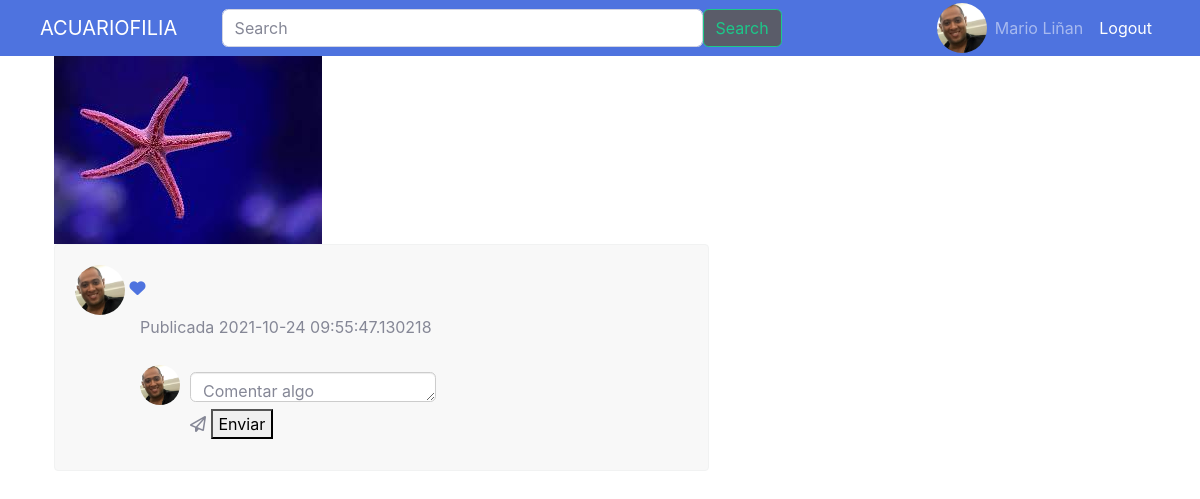
Page /postdetail?codigo=9 (signed in) on the earlier database version.
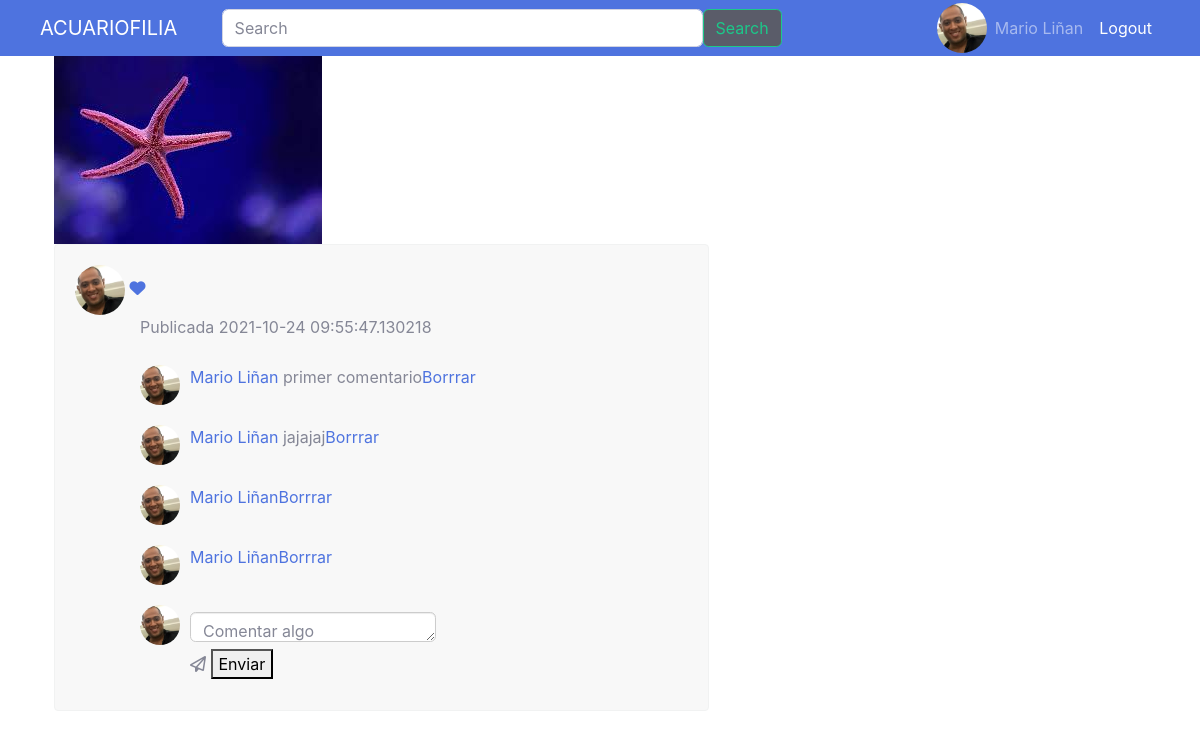
Same page on the later database version.
### tables this page shows
CREATE TABLE User (UserId INTEGER PRIMARY KEY AUTOINCREMENT UNIQUE NOT NULL, name VARCHAR (20) NOT NULL, lastName VARCHAR (20) NOT NULL, email VARCHAR (30) UNIQUE NOT NULL, password VARCHAR (200) NOT NULL, birthay DATE NOT NULL, gender CHAR (15) NOT NULL, role INTEGER (1) NOT NULL, CreationDate DATETIME NOT NULL, ProfilePicURL VARCHAR (20), country CHAR (30), phone INTEGER, about CHAR (150));

CREATE TABLE Post (PostId INTEGER PRIMARY KEY AUTOINCREMENT UNIQUE NOT NULL, PhotoURL CHAR (100) NOT NULL, Title VARCHAR (30) NOT NULL, creationDate DATE NOT NULL, UserId INTEGER REFERENCES User (UserId) NOT NULL, Postviews INTEGER (30));

CREATE TABLE Comments (CommentId INTEGER PRIMARY KEY AUTOINCREMENT NOT NULL, Content VARCHAR NOT NULL, PostId INTEGER REFERENCES Post (PostId) NOT NULL, UserId INTEGER REFERENCES User (UserId) NOT NULL, CreationDate DATETIME NOT NULL);

### main.py (the view)
@app.route('/postdetail')
def postdetail():
    idp = request.args.get('codigo')
    sql = f'SELECT * FROM Post, User WHERE User.UserId=Post.UserId AND Post.PostId = {idp}'
    db = get_db()
    cursorObj = db.cursor()
    cursorObj.execute(sql)
    postsel = cursorObj.fetchall()
    sql = f'SELECT * from Comments, User WHERE User.UserId=Comments.UserId AND Comments.PostId = {idp}'
    db = get_db()
    cursorObj = db.cursor()
    cursorObj.execute(sql)
    comPost = cursorObj.fetchall()
    return render_template("postdetail.html", postsel=postsel,comPost=comPost)

### db.py (called while the page is built)
def get_db():
    try:
        if 'db' not in g:
            print('Connection OK')
            g.db = sqlite3.connect('database.db')
        return g.db
    except Error:
        print(Error)

### templates/postdetail.html (shortened to what this page needs)
<!DOCTYPE html>
<html lang="es">
    <head>
        <link href="../static/css/post_style.css" rel="stylesheet">
        <link href="../static/css/sb-admin-2.min.css" rel="stylesheet">
    </head>
    <body>
        <nav class="navbar navbar-expand-lg navbar-dark bg-primary">
            <div class="container-fluid">
                <a class="navbar-brand" href="{{'feed'}}">ACUARIOFILIA</a>
                <form class="d-flex" form action="{{url_for('search')}}" method="post" enctype="multipart/form-data">
                    <input class="form-control me-2" type="search" name="palabra" placeholder="Search" aria-label="Search">
                    <button class="btn btn-outline-success bg-primary bg-dark" type="submit">Search</button>
                </form>
            {% if 'id' in session %}
                <div class="contenedorLogin">
                    <div class="logout">
                        <span class="navbar-text p-2 bd-highlight"> <a href="{{'logout'}}">Logout</a> </span>
                    </div>
                    <div class="fullname">
                        <span class="navbar-text p-2 bd-highlight"> {{ session['fullname'] }} </span>
                    </div>
                    <div class="av-user-icon">
                        <a href="{{url_for('perfil', codigo = session['id']) }}"><img src="../static/images/perfil/{% print(postsel[0][15]) %}" alt="user" class="fotoperfil-md-left"></a>
                    </div>
            {% else %}
                    <span class="navbar-text p-2 bd-highlight"> <a href="{{'login'}}">Login</a> </span>
                </div>
            {% endif %}
            </div>
        </nav>
        <div class="container  bootstrap snippets bootdey">
            <div class="contenedorImagen">
                <img src="../static/images/post/{% print(postsel[0][1]) %}" class="img-fluid" alt=" image">
            </div>
            <div class="post-content ">
                <div class="post-container">
                    <a href="{{url_for('perfil', codigo = session['id']) }}"><img src="../static/images/perfil/{% print(postsel[0][15]) %}" alt="user" class="fotoperfil-md-left"></a>
                    <a role="enlace" href="#" class="favoritos"><i class="fas fa-heart"></i> </a>
                    <div class="post-detail">
                        <div class="user-info">
                            <p class="text-muted">Publicada {% print(postsel[0][3]) %}</p>
                        </div>
                    {% for com in comPost %}
                        <div class="post-comment">
                            <a href="{{url_for('perfil', codigo = com[3]) }}" class="profile-link"><img src="../static/images/perfil/{% print(com[14]) %}" alt="" class="profile-photo-sm"></a>
                            <p><a href="{{url_for('perfil', codigo = com[3]) }}" class="profile-link">{% print(com[6]) %} {% print(com[7]) %}</a> {% print(com[1]) %} </p>
                            {% if session['fullname']==com[6]+" "+com[7] or session['rol']== 1 %}
                                <a button type="submit" id=btdel href="#">Borrrar<i class="trash-alt btn-sm mb-5"></i></a>
                            {% endif %}
                        </div>
                    {% endfor %}
                        <div class="post-comment">
                            <img src="../static/images/perfil/{% print(session['foto']) %}" alt="" class="profile-photo-sm">
                            <form class="flex" form action="{{url_for('addcomm', codigo = postsel[0][0])}}" method="post" enctype="multipart/form-data">
                                <textarea class="form-control form-control-user" name="comentario" id="comentario" placeholder="Comentar algo"></textarea>
                                <div class="enviar">
                                    <label for="btnEnviar" class="far fa-paper-plane">  </label>
                                    <button type="submit" class="btnEnviar" id="btnEnviar">Enviar</button>
                                </div>
                            </form>
                        </div>
                    </div>
                </div>
            </div>
        </div>
    </body>
</html>

### static/css/post_style.css (style rules this page uses)
body { margin-top:20px; }
.post-content { background: #f8f8f8; border-radius: 4px; width: 60%; border: 1px solid #f1f2f2; margin-bottom: 20px; overflow: hidden; position: relative; }
.contenedorLogin { height: 40px; width: 350px; display: flex; flex-direction: row-reverse; }
.av-user-icon { align-self: center; }
.d-flex { width: 50%; }
.post-content .post-container { padding: 20px; }
.post-content .post-container .post-detail { margin-left: 65px; position: relative; }
.post-content .post-container .post-detail .post-comment { display: inline-flex; margin: 10px auto; width: 100%; }
.post-content .post-container .post-detail .post-comment img.profile-photo-sm { margin-right: 10px; }
.post-content .post-container .post-detail .post-comment .form-control { height: 30px; border: 1px solid #ccc; box-shadow: inset 0 1px 1px rgba(0,0,0,.075); margin: 7px 0; min-width: 0; }
img.fotoperfil-md-left { height: 50px; width: 50px; border-radius: 50%; }
img.profile-photo-sm { height: 40px; width: 40px; border-radius: 50%; }

Differences in the rows shown:
added Comments: ProfilePicURL (picture), {{ print(com[6]) }} "Mario", {{ print(com[7]) }} "Liñan", Content "primer comentario"
added Comments: ProfilePicURL (picture), {{ print(com[6]) }} "Mario", {{ print(com[7]) }} "Liñan", Content "jajajaj"
added Comments: ProfilePicURL (picture), {{ print(com[6]) }} "Mario", {{ print(com[7]) }} "Liñan"
added Comments: ProfilePicURL (picture), {{ print(com[6]) }} "Mario", {{ print(com[7]) }} "Liñan"
